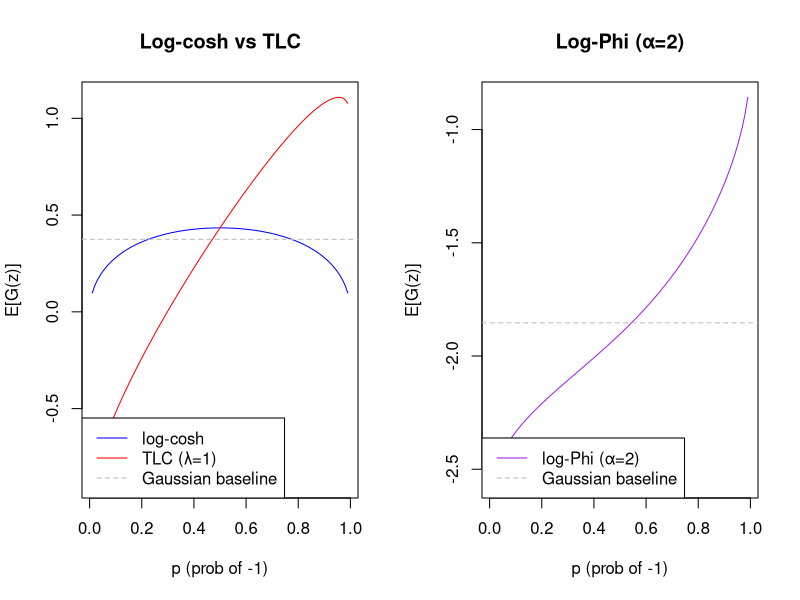
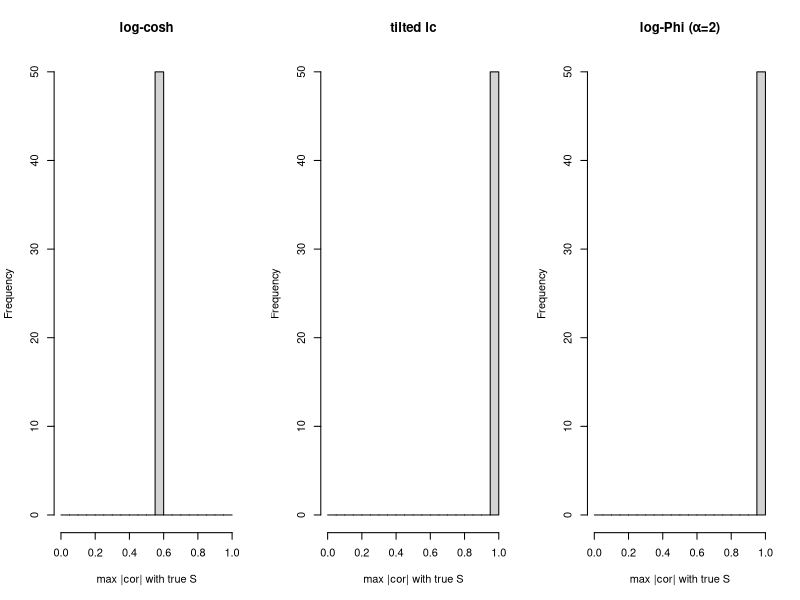
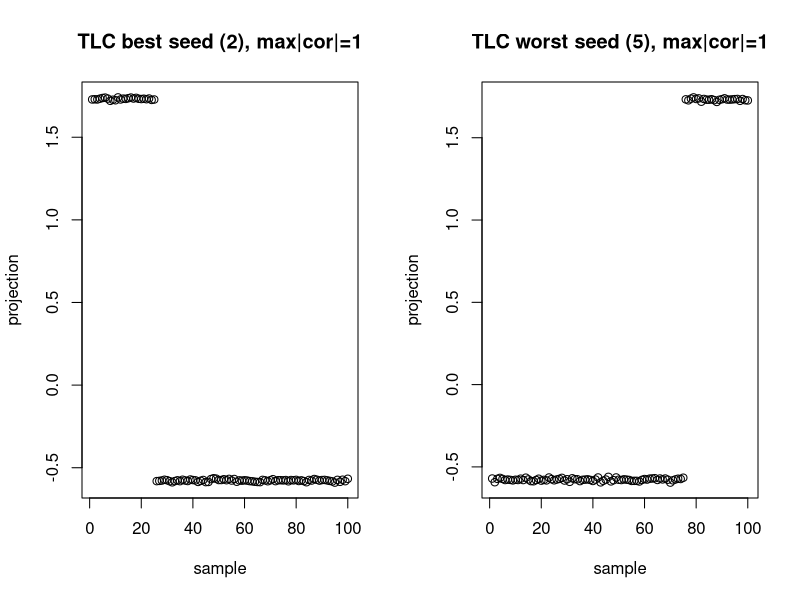
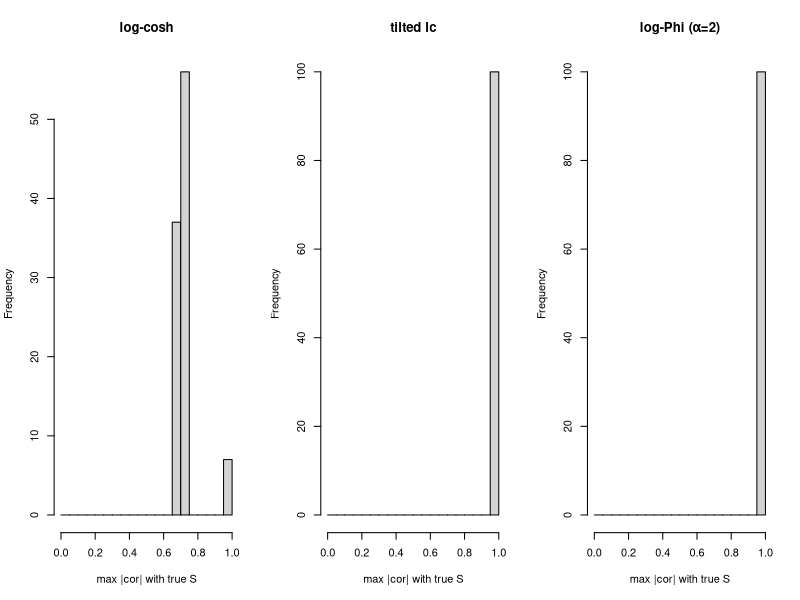
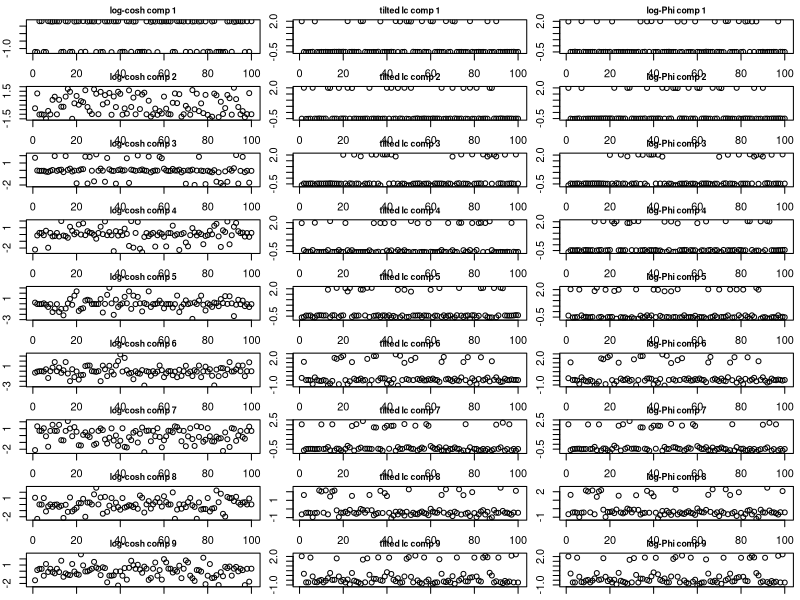

Here is the R script that generated these plots, in order:
## ---- chunk 1
# Standard log-cosh FastICA (single component, rank-1 update)
fastica_r1update = function(X, w) {
  w = w / sqrt(sum(w^2))
  P = t(X) %*% w
  G  = tanh(P)
  G2 = 1 - tanh(P)^2
  w  = X %*% G - mean(G2) * ncol(X) * w
  w / sqrt(sum(w^2))
}

compute_objective = function(X, w) {
  P = t(X) %*% w
  mean(log(cosh(P)))
}

# Tilted log-cosh FastICA (single component)
fastica_r1update_tlc = function(X, w, lambda = 1) {
  w = w / sqrt(sum(w^2))
  P = t(X) %*% w
  G  = tanh(P) + 2 * lambda * abs(P)
  G2 = 1 - tanh(P)^2 + 2 * lambda * sign(P)
  w  = X %*% G - mean(G2) * ncol(X) * w
  w / sqrt(sum(w^2))
}

compute_objective_tlc = function(X, w, lambda = 1) {
  P = t(X) %*% w
  mean(log(cosh(P)) + lambda * abs(P) * P)
}

# Log-Phi contrast: G(z) = log(Phi(alpha*z)), designed to be maximised.
# g(z)  = alpha * phi(alpha*z) / Phi(alpha*z)
# g'(z) = alpha^2 * (-alpha*z * h - h^2)   where h = phi(alpha*z)/Phi(alpha*z)
# h is computed in log-scale for numerical stability when alpha*z << 0.
fastica_r1update_logphi = function(X, w, alpha = 2) {
  w = w / sqrt(sum(w^2))
  P = as.vector(t(X) %*% w)
  u = alpha * P
  h = exp(dnorm(u, log = TRUE) - pnorm(u, log.p = TRUE))
  G  = alpha * h
  G2 = alpha^2 * (-u * h - h^2)
  w = X %*% G - mean(G2) * ncol(X) * w
  w / sqrt(sum(w^2))
}

compute_objective_logphi = function(X, w, alpha = 2) {
  P = as.vector(t(X) %*% w)
  mean(pnorm(alpha * P, log.p = TRUE))
}

prewhiten = function(X, n.comp) {
  X = X - rowMeans(X)
  sqrt(ncol(X)) * t(svd(X)$v[, 1:n.comp])
}

run_seeds = function(X, S_true, update_fn, obj_fn, n_seeds = 50, n_iter = 200, ...) {
  obj    = numeric(n_seeds)
  maxcor = numeric(n_seeds)
  for (seed in seq_len(n_seeds)) {
    set.seed(seed)
    w = rnorm(nrow(X))
    for (i in seq_len(n_iter))
      w = update_fn(X, w, ...)
    obj[seed]    = obj_fn(X, w, ...)
    maxcor[seed] = max(abs(cor(t(S_true), t(X) %*% w)))
  }
  list(obj = obj, maxcor = maxcor)
}
## ---- chunk 2
# E[log(cosh(z))] for a standardized binary source with P(x=-1)=p
expected_logcosh = function(p) {
  z_neg =  -sqrt((1 - p) / p)
  z_pos =   sqrt(p / (1 - p))
  p * log(cosh(z_neg)) + (1 - p) * log(cosh(z_pos))
}

expected_tlc = function(p, lambda = 1) {
  expected_logcosh(p) + lambda * (2 * p - 1)
}

expected_logphi = function(p, alpha = 2) {
  z_neg = -sqrt((1 - p) / p)
  z_pos =  sqrt(p / (1 - p))
  p * pnorm(alpha * z_neg, log.p = TRUE) + (1 - p) * pnorm(alpha * z_pos, log.p = TRUE)
}

log_cosh_stable = function(z) abs(z) + log1p(exp(-2 * abs(z))) - log(2)
gaussian_baseline    = integrate(function(z) log_cosh_stable(z) * dnorm(z), -Inf, Inf)$value
gaussian_baseline_lp = integrate(function(z) pnorm(2 * z, log.p = TRUE) * dnorm(z), -Inf, Inf)$value

pvec  = seq(0.01, 0.99, by = 0.01)
lc    = sapply(pvec, expected_logcosh)
tlc   = sapply(pvec, expected_tlc)
logphi = sapply(pvec, expected_logphi)

par(mfrow = c(1, 2))
plot(pvec, lc, type = "l", col = "blue", ylim = range(c(lc, tlc)),
     xlab = "p (prob of -1)", ylab = "E[G(z)]",
     main = "Log-cosh vs TLC")
lines(pvec, tlc, col = "red")
abline(h = gaussian_baseline, lty = 2, col = "gray")
legend("bottomleft", c("log-cosh", "TLC (λ=1)", "Gaussian baseline"),
       col = c("blue","red","gray"), lty = c(1,1,2))

plot(pvec, logphi, type = "l", col = "purple",
     xlab = "p (prob of -1)", ylab = "E[G(z)]",
     main = "Log-Phi (α=2)")
abline(h = gaussian_baseline_lp, lty = 2, col = "gray")
legend("bottomleft", c("log-Phi (α=2)", "Gaussian baseline"),
       col = c("purple","gray"), lty = c(1,2))
par(mfrow = c(1, 1))
## ---- chunk 3
set.seed(10)
n = 200
p = 1000
k = 1
A = matrix(rnorm(p * k), nrow = p)
S_rad = matrix(sample(c(-1, 1), n, replace = TRUE), nrow = 1)
sigma = 0.1
X_rad = A %*% S_rad + matrix(rnorm(p * n, 0, sigma), nrow = p)
Z_rad = sqrt(n) * t(svd(X_rad)$v[, 1:k, drop = FALSE])

res_lc_rad     = run_seeds(Z_rad, S_rad, fastica_r1update,        compute_objective,        n_seeds = 50)
res_tlc_rad    = run_seeds(Z_rad, S_rad, fastica_r1update_tlc,    compute_objective_tlc,    n_seeds = 50)
res_logphi_rad = run_seeds(Z_rad, S_rad, fastica_r1update_logphi, compute_objective_logphi, n_seeds = 50)

cat("log-cosh  : mean max|cor| =", round(mean(res_lc_rad$maxcor),     3),
    " fraction > 0.9:", mean(res_lc_rad$maxcor     > 0.9), "\n")
cat("tilted lc : mean max|cor| =", round(mean(res_tlc_rad$maxcor),    3),
    " fraction > 0.9:", mean(res_tlc_rad$maxcor    > 0.9), "\n")
cat("log-Phi   : mean max|cor| =", round(mean(res_logphi_rad$maxcor), 3),
    " fraction > 0.9:", mean(res_logphi_rad$maxcor > 0.9), "\n")
## ---- chunk 4
set.seed(1)
n = 100
p = 1000
k = 4
A = matrix(rnorm(p * k), nrow = p)
S = matrix(0, nrow = k, ncol = n)
S[1, 1:25]   = 1
S[2, 26:50]  = 1
S[3, 51:75]  = 1
S[4, 76:100] = 1
sigma = 0.1
X  = A %*% S + matrix(rnorm(p * n, 0, sigma), nrow = p)
Z  = prewhiten(X, k)

res_lc     = run_seeds(Z, S, fastica_r1update,        compute_objective)
res_tlc    = run_seeds(Z, S, fastica_r1update_tlc,    compute_objective_tlc)
res_logphi = run_seeds(Z, S, fastica_r1update_logphi, compute_objective_logphi)

par(mfrow = c(1, 3))
hist(res_lc$maxcor,     breaks = seq(0, 1, by = 0.05), main = "log-cosh",     xlab = "max |cor| with true S")
hist(res_tlc$maxcor,    breaks = seq(0, 1, by = 0.05), main = "tilted lc",    xlab = "max |cor| with true S")
hist(res_logphi$maxcor, breaks = seq(0, 1, by = 0.05), main = "log-Phi (α=2)", xlab = "max |cor| with true S")
par(mfrow = c(1, 1))
## ---- chunk 5
get_projection = function(X, seed, update_fn, n_iter = 200, ...) {
  set.seed(seed)
  w = rnorm(nrow(X))
  for (i in seq_len(n_iter))
    w = update_fn(X, w, ...)
  as.vector(t(X) %*% w)
}

best_seed  = which.max(res_tlc$maxcor)
worst_seed = which.min(res_tlc$maxcor)

proj_best  = get_projection(Z, best_seed,  fastica_r1update_tlc)
proj_worst = get_projection(Z, worst_seed, fastica_r1update_tlc)

par(mfrow = c(1, 2))
plot(proj_best,  main = paste0("TLC best seed (", best_seed, "), max|cor|=",
     round(res_tlc$maxcor[best_seed], 3)), xlab = "sample", ylab = "projection")
plot(proj_worst, main = paste0("TLC worst seed (", worst_seed, "), max|cor|=",
     round(res_tlc$maxcor[worst_seed], 3)), xlab = "sample", ylab = "projection")
par(mfrow = c(1, 1))
## ---- chunk 6
set.seed(2)
n   = 500
p   = 1000
k   = 4
prob_active = 0.2  # 20% of samples are "on" per source

A = matrix(rnorm(p * k), nrow = p)
S_sparse = matrix(0, nrow = k, ncol = n)
for (j in 1:k)
  S_sparse[j, sample(n, round(prob_active * n))] = 1

sigma = 0.1
X_sp = A %*% S_sparse + matrix(rnorm(p * n, 0, sigma), nrow = p)
Z_sp = prewhiten(X_sp, k)

res_lc_sp     = run_seeds(Z_sp, S_sparse, fastica_r1update,        compute_objective,        n_seeds = 100)
res_tlc_sp    = run_seeds(Z_sp, S_sparse, fastica_r1update_tlc,    compute_objective_tlc,    n_seeds = 100)
res_logphi_sp = run_seeds(Z_sp, S_sparse, fastica_r1update_logphi, compute_objective_logphi, n_seeds = 100)

cat("log-cosh:    mean max|cor| =", round(mean(res_lc_sp$maxcor),     3),
    " fraction > 0.9:", mean(res_lc_sp$maxcor     > 0.9), "\n")
cat("tilted lc:   mean max|cor| =", round(mean(res_tlc_sp$maxcor),    3),
    " fraction > 0.9:", mean(res_tlc_sp$maxcor    > 0.9), "\n")
cat("log-Phi:     mean max|cor| =", round(mean(res_logphi_sp$maxcor), 3),
    " fraction > 0.9:", mean(res_logphi_sp$maxcor > 0.9), "\n")

par(mfrow = c(1, 3))
hist(res_lc_sp$maxcor,     breaks = seq(0, 1, by = 0.05),
     main = "log-cosh",     xlab = "max |cor| with true S")
hist(res_tlc_sp$maxcor,    breaks = seq(0, 1, by = 0.05),
     main = "tilted lc",    xlab = "max |cor| with true S")
hist(res_logphi_sp$maxcor, breaks = seq(0, 1, by = 0.05),
     main = "log-Phi (α=2)", xlab = "max |cor| with true S")
par(mfrow = c(1, 1))
## ---- chunk 7
fastica_deflation = function(X, k, update_fn, obj_fn, n_iter = 200, n_starts = 5, ...) {
  W = matrix(0, nrow(X), k)
  for (comp in seq_len(k)) {
    best_obj = -Inf
    best_w   = NULL
    for (s in seq_len(n_starts)) {
      set.seed(s + comp * 1000)
      w = rnorm(nrow(X))
      # project out already-found components
      if (comp > 1)
        w = w - W[, 1:(comp-1), drop=FALSE] %*% (t(W[, 1:(comp-1), drop=FALSE]) %*% w)
      w = w / sqrt(sum(w^2))
      for (i in seq_len(n_iter)) {
        w = update_fn(X, w, ...)
        # deflate
        if (comp > 1)
          w = w - W[, 1:(comp-1), drop=FALSE] %*% (t(W[, 1:(comp-1), drop=FALSE]) %*% w)
        w = w / sqrt(sum(w^2))
      }
      o = obj_fn(X, w, ...)
      if (o > best_obj) { best_obj = o; best_w = w }
    }
    W[, comp] = best_w
  }
  W
}

# Extract 4 components on the sparse simulation
W_lc     = fastica_deflation(Z_sp, k, fastica_r1update,        compute_objective)
W_tlc    = fastica_deflation(Z_sp, k, fastica_r1update_tlc,    compute_objective_tlc)
W_logphi = fastica_deflation(Z_sp, k, fastica_r1update_logphi, compute_objective_logphi)

cor_lc     = cor(t(S_sparse), t(Z_sp) %*% W_lc)
cor_tlc    = cor(t(S_sparse), t(Z_sp) %*% W_tlc)
cor_logphi = cor(t(S_sparse), t(Z_sp) %*% W_logphi)

cat("log-cosh deflation — max |cor| per true source:\n")
print(round(apply(abs(cor_lc),     1, max), 3))

cat("tilted log-cosh deflation — max |cor| per true source:\n")
print(round(apply(abs(cor_tlc),    1, max), 3))

cat("log-Phi deflation — max |cor| per true source:\n")
print(round(apply(abs(cor_logphi), 1, max), 3))
## ---- chunk 8
set.seed(1)
n = 100
p = 1000
K = 9
L = matrix(0, nrow = n, ncol = K)
for (i in 1:K) L[sample(n, 20), i] = 1
FF = matrix(rnorm(p * K), nrow = p, ncol = K)
sigma = 0.1
X9 = t(L %*% t(FF) + matrix(rnorm(n * p, 0, sigma), nrow = n))  # p x n
Z9 = prewhiten(X9, K)

W9_lc     = fastica_deflation(Z9, K, fastica_r1update,        compute_objective,        n_starts = 10)
W9_tlc    = fastica_deflation(Z9, K, fastica_r1update_tlc,    compute_objective_tlc,    n_starts = 10)
W9_logphi = fastica_deflation(Z9, K, fastica_r1update_logphi, compute_objective_logphi, n_starts = 10)

cor9_lc     = cor(L, t(Z9) %*% W9_lc)
cor9_tlc    = cor(L, t(Z9) %*% W9_tlc)
cor9_logphi = cor(L, t(Z9) %*% W9_logphi)

cat("log-cosh — max |cor| per true source:\n")
print(round(apply(abs(cor9_lc),     2, max), 3))

cat("tilted log-cosh — max |cor| per true source:\n")
print(round(apply(abs(cor9_tlc),    2, max), 3))

cat("log-Phi — max |cor| per true source:\n")
print(round(apply(abs(cor9_logphi), 2, max), 3))
## ---- chunk 9
proj9_lc     = t(Z9) %*% W9_lc
proj9_tlc    = t(Z9) %*% W9_tlc
proj9_logphi = t(Z9) %*% W9_logphi

par(mfrow = c(K, 3), mar = c(1, 2, 1.5, 0.5))
for (i in 1:K) {
  plot(proj9_lc[, i],     main = paste0("log-cosh comp ", i),  ylab = "", xlab = "", cex.main = 0.8)
  plot(proj9_tlc[, i],    main = paste0("tilted lc comp ", i), ylab = "", xlab = "", cex.main = 0.8)
  plot(proj9_logphi[, i], main = paste0("log-Phi comp ", i),   ylab = "", xlab = "", cex.main = 0.8)
}
par(mfrow = c(1, 1))
